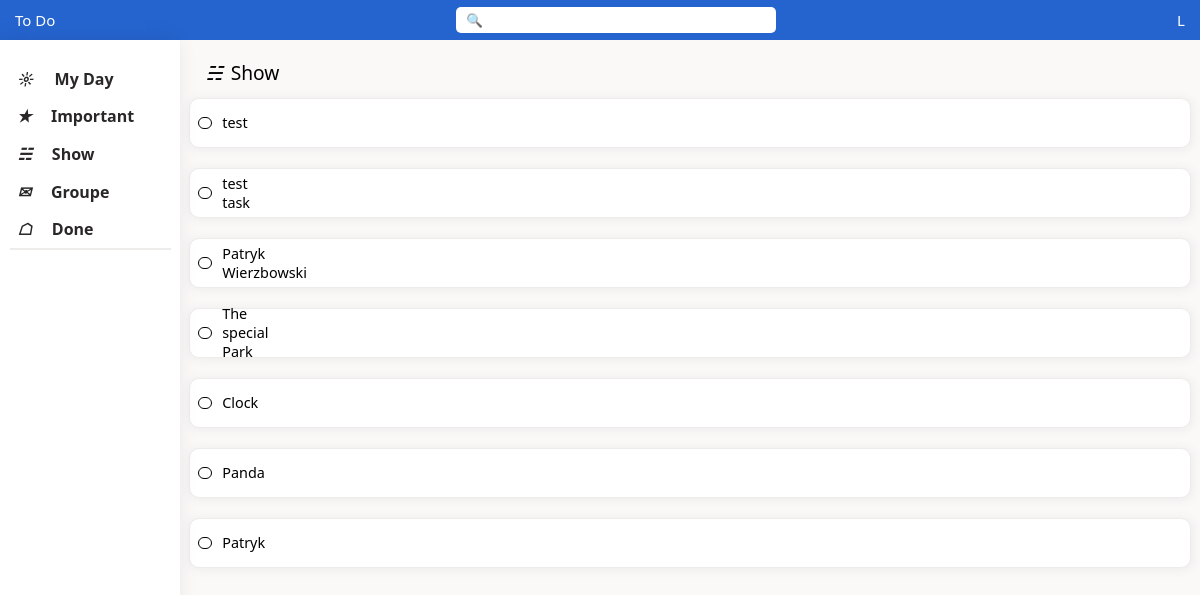
/show (signed in), run on the app's committed database.
### ToDoApp/models.py (models this page shows, shortened)
class Task(models.Model):
    name = models.CharField(max_length=50, blank=False)
    user = models.ForeignKey(User, on_delete=models.CASCADE)
    assigned_users = models.ManyToManyField(User, related_name='assigned_tasks')
    file = models.FileField(upload_to='uploads/', blank=True)
    status = models.CharField(max_length=10, default='to do')
    important = models.CharField(max_length=15, default='no important')
    date = models.DateField('date')
    note = models.TextField(max_length=150, default='')
    steps = models.ManyToManyField(Step)

### ToDoApp/views.py (the view)
# urls.py: path('show', views.show, name='show'),
def show(request):
    tasks = None
    if request.user.is_authenticated:
        tasks = Task.objects.filter(user=request.user)
    return render(request, 'show.html', {'tasks': tasks})

### ToDoApp/templates/show.html (shortened to what this page needs)
{% if user.is_authenticated %}
{% load static %}
<link rel = 'stylesheet' href = "{% static 'css/home.css' %}">
<link rel="stylesheet" href="https://cdnjs.cloudflare.com/ajax/libs/font-awesome/4.7.0/css/font-awesome.min.css">
<body>
    <nav>
        <div class="nav-block">To Do</div>
        <form class="nav-block" method="GET">
            <input class="block-input" placeholder="&#128269;">
        </form>
        <div class="nav-block">
            <div class="block-logout"><a href="{% url 'logout'%}" class="logout">L</a></div>
        </div>
    </nav>
    <section>
        <div class="section-block">
            <a href="{% url 'home' %}" class="block-info"><i>&#9788;</i> <span>My Day</span></a>
            <a href="{% url 'important' %}"  class="block-info"><i>&#10029;</i> <span>Important</span></a>
            <a href="{% url 'show' %}" class="block-info"><i>&#9781;</i> <span>Show</span></a>
            <a href="{% url 'groupe'%}" class="block-info"><i>&#9993;</i> <span>Groupe</span></a>
            <a href="{% url 'done' %}" class="block-info"><i>&#9750;</i> <span>Done</span></a>
        </div>
    </section>
    <main>
        <div class="main-place">
            <div class="main-header">
                <div class="header-day"><i>&#9781;</i> <span>Show</span></div>
            </div>
            {% for task in tasks %}
            {% if task.status == 'to do' %}
            <form class="task-place" method="POST" action="{% url 'update' task.id 1%}">
                <div class="submit-button-place"><button class="submit-button" name="update_task_important"></button></div>
                <a href="{% url 'show-task' task.id %}" class="task-name">{{task.name}}</a>
            </form>
            {% endif %}
            {% endfor %}
        </div>
    </main>
</body>
{% else %}
<a href="{% url 'login-view' %}">Please Log in</a>
{% endif %}

### ToDoApp/static/css/home.css (style rules this page uses)
body { margin: 0; padding: 0; font-family: SegoeUI-SemiBold-final,Segoe UI Semibold,SegoeUI-Regular-final,Segoe UI,"Segoe UI Web (West European)",Segoe,-apple-system,BlinkMacSystemFont,Roboto,Helvetica Neue,Tahoma,Helvetica,Arial,sans-serif;; display: flex; flex-wrap: wrap; }
nav { height: 5vh; width: 100%; background-color: #2564cf; display: flex; justify-content: space-between; align-items: center; color: white; position: sticky; top: 0; z-index: 1; }
.nav-block { margin: 15px; font-size: 15px; }
.nav-block:nth-child(2) { width: 40vh; }
.nav-block:nth-child(3) { display: flex; flex-direction: row; gap: 25px; }
.block-input { width: 100%; height: 65%; border-radius: 5px; border: white; padding-left: 10px; }
.block-input::placeholder { color: black; padding-left: -20px; }
.logout { text-decoration: none; color: #ffffff; }
section { width: 15%; height: 95vh; display: flex; justify-content: center; box-shadow: -4px 0px 20px rgba(0, 0, 0, 0.1); position: sticky; top: 5vh; z-index: 1; }
.section-block { width: 100%; height: 25%; margin-top: 20px; font-size: 100%; display: flex; flex-direction: column; justify-content: center; align-items: center; }
.block-info { width: 85%; display: flex; align-items: center; gap: 20px; height: 10vh; font-weight: 800; text-decoration: none; color: #292827; padding-left: 1vh; }
.block-info:nth-child(5) { border-bottom: #edeceb solid 2px ; }
main { background-color: #faf9f8; width: 85%; display: flex; justify-content: center; flex-direction: column; }
.main-place { height: 95%; width: 100%; display: flex; align-items: center; flex-direction: column; }
.main-header { width: 95%; height: 4%; display: flex; justify-content: start; flex-direction: row; gap: 10vh; }
.header-day { font-size: 1.2rem; display: flex; gap: 1vh; width: 90%; }
.task-place { width: 98%; height: 6vh; box-shadow: 1px 1px 10px 1px #edeceb; border: solid 1.5px #edeceb ; background-color: white; display: flex; align-items: center; margin: 10px; border-radius: 10px; }
.task-name { width: 5%; font-weight: 100; padding-left: 10px; font-size: 0.9rem; text-decoration: none; color: black; }
.submit-button-place { margin-left: 1vh; }
.submit-button { width: 1.5vh; height: 1.5vh; border-radius: 50vh; border: solid 0.5px #000000; background-color: white; }

### data on the page
Task: name "test"
Task: name "test task"
Task: name "Patryk Wierzbowski"
Task: name "The special Park"
Task: name "Clock"
Task: name "Panda"
Task: name "Patryk"
